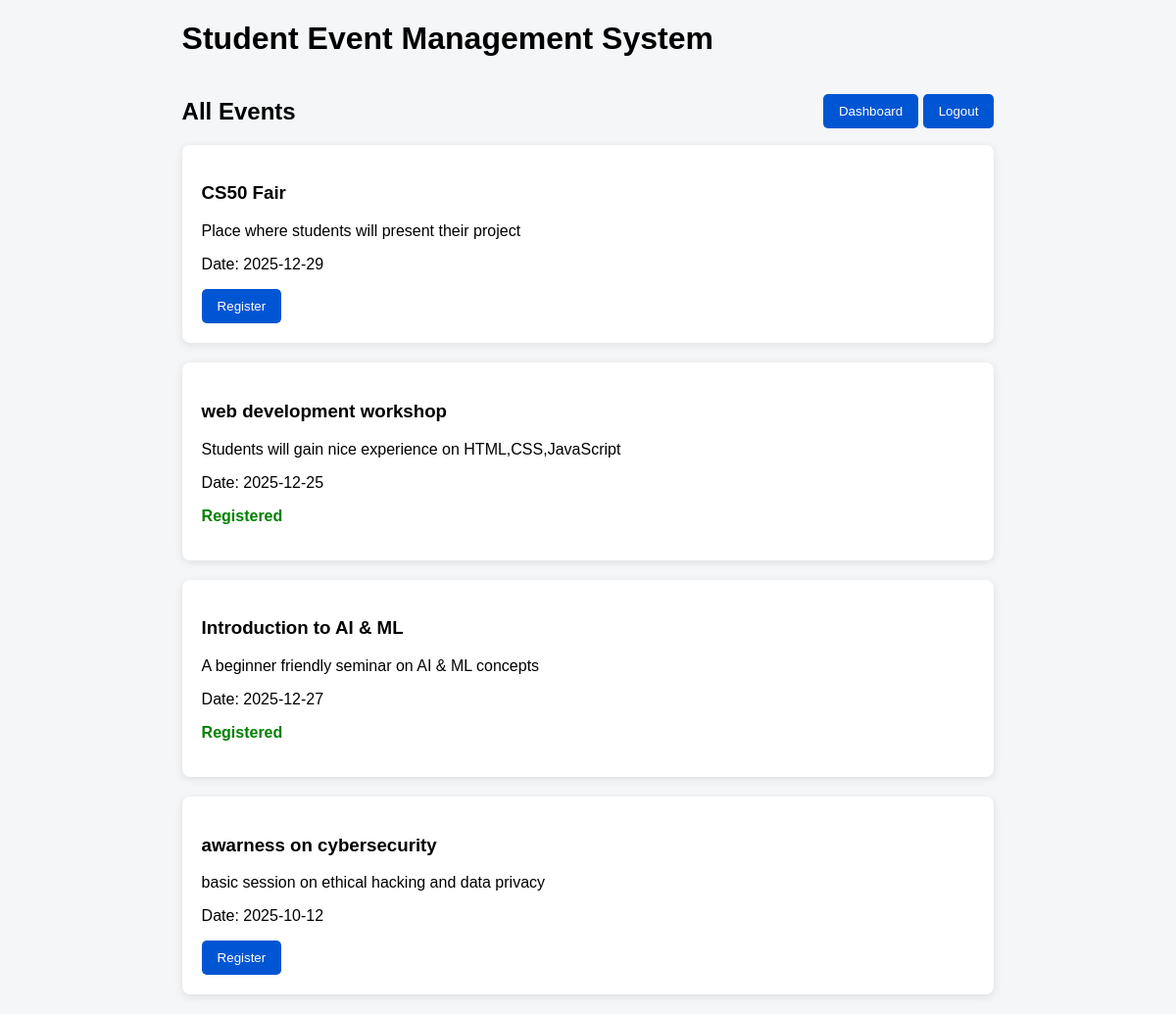
The app's page /events (signed in) with its own data.
### tables this page shows
CREATE TABLE events (
        id INTEGER PRIMARY KEY AUTOINCREMENT,
        title TEXT NOT NULL,
        description TEXT NOT NULL,
        date TEXT NOT NULL,
        created_by INTEGER
    );

### app.py (the view)
@app.route("/events")
def all_events():
    if session.get("role") != "student":
        return redirect("/")
    user_id = session.get("user_id")
    db = get_db()
    events = db.execute("SELECT * FROM events").fetchall()
    registered = db.execute(
        "SELECT event_id FROM registrations WHERE user_id = ?",
        (user_id,)
    ).fetchall()
    db.close()
    registered_ids = [r[0] for r in registered]
    return render_template(
        "events.html",
        events=events,
        registered_ids=registered_ids
    )

### app.py (called while the page is built)
def get_db():
    return sqlite3.connect("database.db")

### templates/events.html
{% extends "layout.html" %}
{% block content %}
<div style="display: flex; justify-content: space-between; align-items: center;">
    <h2>All Events</h2>
    <div>
        <a href="/student"><button>Dashboard</button></a>
        <a href="/logout"><button>Logout</button></a>
    </div>
</div>
{% for event in events %}
<div class="card">
    <h3>{{ event[1] }}</h3>
    <p>{{ event[2] }}</p>
    <p>Date: {{ event[3] }}</p>
    {% if event[0] in registered_ids %}
        <p class="status">Registered</p>
    {% else %}
        <a href="/register_event/{{ event[0] }}">
            <button>Register</button>
        </a>
    {% endif %}
</div>
{% endfor %}
{% endblock %}

### templates/layout.html (shortened to what this page needs)
<!DOCTYPE html>
<html>
<head>
    <link rel="stylesheet" href="/static/styles.css">
</head>
<body>
<div class="container">
    <h1>Student Event Management System</h1>
    {% block content %}{% endblock %}
</div>
</body>
</html>

### static/styles.css (style rules this page uses)
body { background: #f4f6f8; font-family: Arial; }
.container { width: 70%; margin: auto; }
.card { background: white; padding: 20px; margin-bottom: 20px; border-radius: 8px; box-shadow: 0 2px 8px rgba(0,0,0,0.1); }
button { background: #0056d2; color: white; border: none; padding: 10px 16px; border-radius: 5px; }
.status { color: green; font-weight: bold; }

### records on screen
events: title "CS50 Fair", description "Place where students will present their project", date "2025-12-29"
events: title "web development workshop", description "Students will gain nice experience on HTML,CSS,JavaScript", date "2025-12-25", shows "Registered"
events: title "Introduction to AI & ML", description "A beginner friendly seminar on AI & ML concepts", date "2025-12-27", shows "Registered"
events: title "awarness on cybersecurity", description "basic session on ethical hacking and data privacy", date "2025-10-12"
